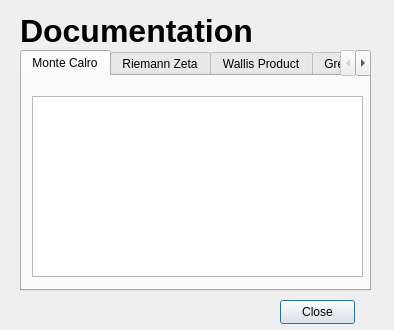
<?xml version="1.0" encoding="UTF-8"?>
<ui version="4.0">
 <class>Dialog</class>
 <widget class="QDialog" name="Dialog">
  <property name="geometry">
   <rect>
    <x>0</x>
    <y>0</y>
    <width>394</width>
    <height>330</height>
   </rect>
  </property>
  <property name="windowTitle">
   <string>Dialog</string>
  </property>
  <widget class="QLabel" name="label">
   <property name="geometry">
    <rect>
     <x>20</x>
     <y>10</y>
     <width>231</width>
     <height>41</height>
    </rect>
   </property>
   <property name="font">
    <font>
     <pointsize>24</pointsize>
     <bold>true</bold>
    </font>
   </property>
   <property name="text">
    <string>Documentation</string>
   </property>
  </widget>
  <widget class="QTabWidget" name="tabWidget">
   <property name="geometry">
    <rect>
     <x>20</x>
     <y>50</y>
     <width>351</width>
     <height>241</height>
    </rect>
   </property>
   <property name="currentIndex">
    <number>0</number>
   </property>
   <property name="documentMode">
    <bool>false</bool>
   </property>
   <property name="movable">
    <bool>false</bool>
   </property>
   <widget class="QWidget" name="tab">
    <attribute name="title">
     <string>Monte Calro</string>
    </attribute>
    <widget class="QTextBrowser" name="textBrowser">
     <property name="geometry">
      <rect>
       <x>10</x>
       <y>20</y>
       <width>331</width>
       <height>181</height>
      </rect>
     </property>
     <property name="overwriteMode">
      <bool>false</bool>
     </property>
    </widget>
   </widget>
   <widget class="QWidget" name="tab_2">
    <attribute name="title">
     <string>Riemann Zeta</string>
    </attribute>
    <widget class="QTextBrowser" name="textBrowser_2">
     <property name="geometry">
      <rect>
       <x>10</x>
       <y>20</y>
       <width>331</width>
       <height>181</height>
      </rect>
     </property>
    </widget>
   </widget>
   <widget class="QWidget" name="tab_3">
    <attribute name="title">
     <string>Wallis Product</string>
    </attribute>
    <widget class="QTextBrowser" name="textBrowser_3">
     <property name="geometry">
      <rect>
       <x>10</x>
       <y>20</y>
       <width>331</width>
       <height>181</height>
      </rect>
     </property>
    </widget>
   </widget>
   <widget class="QWidget" name="tab_4">
    <attribute name="title">
     <string>Gregory-Leibniz</string>
    </attribute>
    <widget class="QTextBrowser" name="textBrowser_4">
     <property name="geometry">
      <rect>
       <x>10</x>
       <y>20</y>
       <width>331</width>
       <height>181</height>
      </rect>
     </property>
    </widget>
   </widget>
  </widget>
  <widget class="QPushButton" name="pushButton">
   <property name="geometry">
    <rect>
     <x>280</x>
     <y>300</y>
     <width>75</width>
     <height>24</height>
    </rect>
   </property>
   <property name="text">
    <string>Close</string>
   </property>
  </widget>
 </widget>
 <resources/>
 <connections>
  <connection>
   <sender>pushButton</sender>
   <signal>pressed()</signal>
   <receiver>Dialog</receiver>
   <slot>reject()</slot>
   <hints>
    <hint type="sourcelabel">
     <x>524</x>
     <y>309</y>
    </hint>
    <hint type="destinationlabel">
     <x>439</x>
     <y>299</y>
    </hint>
   </hints>
  </connection>
 </connections>
</ui>
